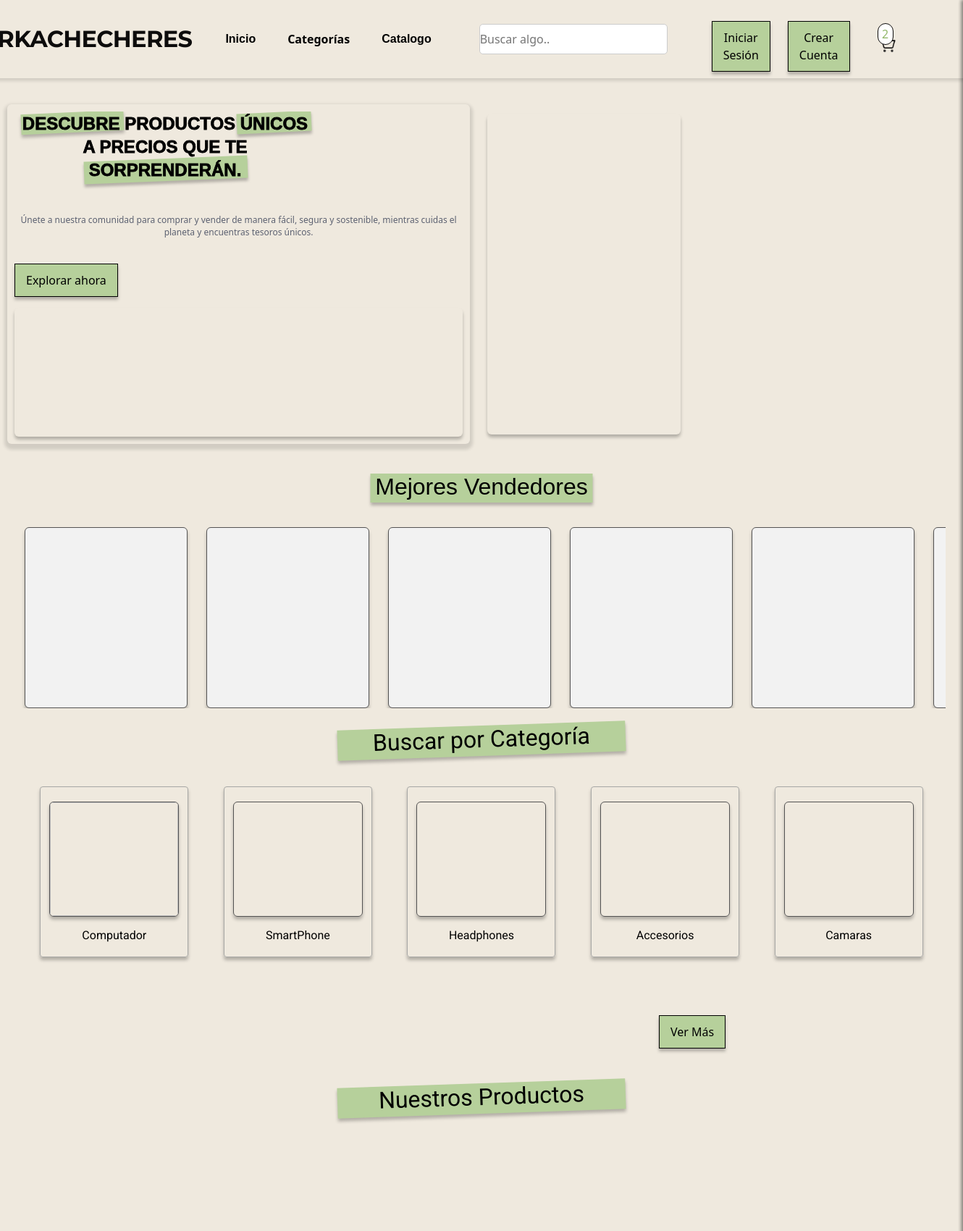
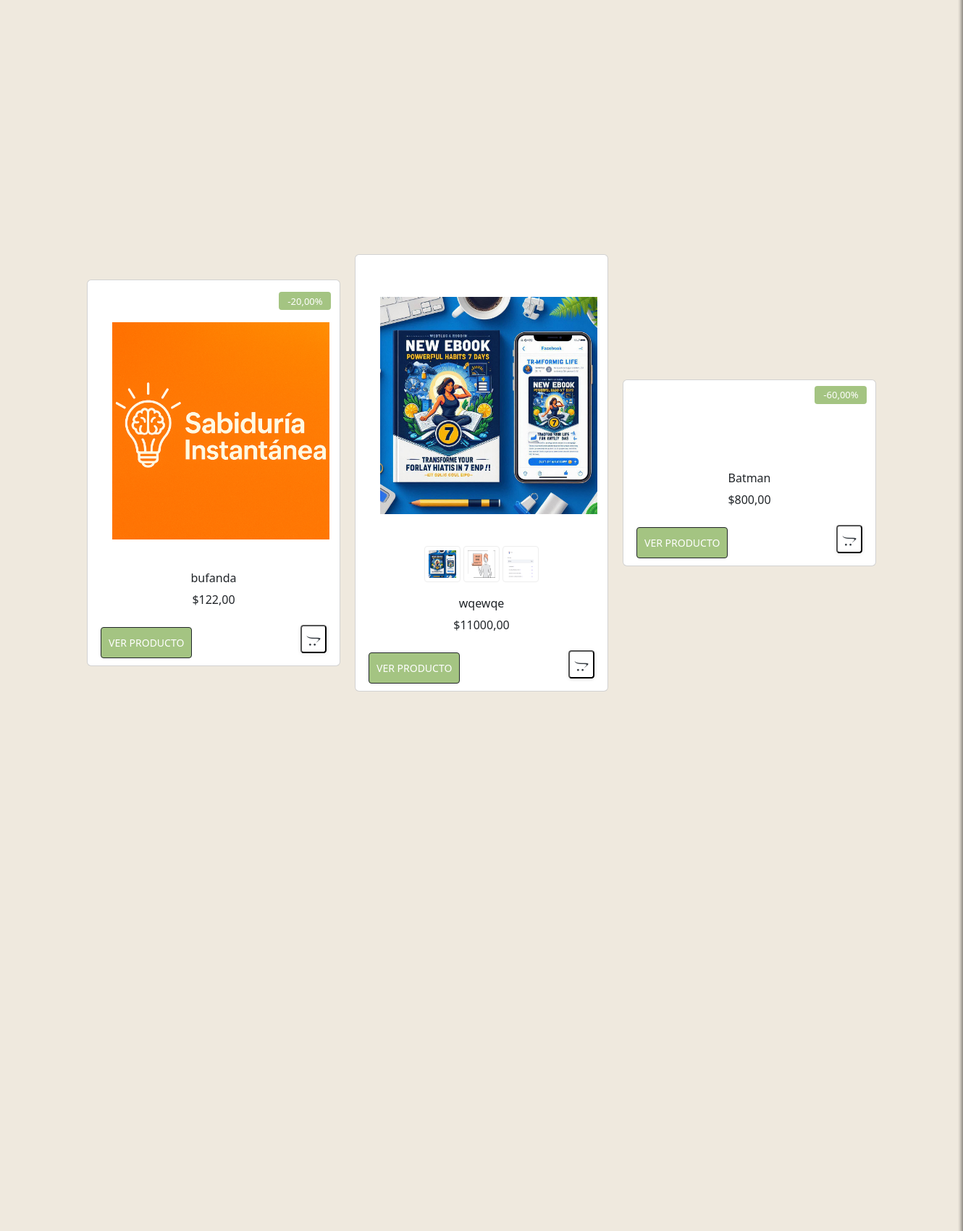
The page / (upper part) on the database its author committed (2 pictures, top to bottom).
### merkachecheres/models.py (models this page shows, shortened)
class Producto(models.Model):
    titulo = models.CharField(max_length=255)
    precio = models.DecimalField(max_digits=10, decimal_places=2, default=0.0)
    descuento = models.DecimalField(max_digits=5, decimal_places=2, null=True, blank=True)
    dimensiones = models.CharField(max_length=100, null=True, blank=True)
    stock = models.IntegerField()
    marca = models.CharField(max_length=100, null=True, blank=True)
    vendedor = models.ForeignKey(
        Usuario,
        on_delete=models.CASCADE,
        related_name='productos',
        null=True,  # Permitir valores nulos temporalmente
        blank=True  # Permitir que el formulario no requiera este campo
    )
    categoria = models.ForeignKey(Categoria, on_delete=models.SET_NULL, null=True, blank=True)
    descripcion = models.TextField()
    fecha_publicacion = models.DateTimeField(auto_now_add=True)

class ImagenProducto(models.Model):
    producto = models.ForeignKey(Producto, on_delete=models.CASCADE, related_name='imagenes')
    imagen = models.ImageField(upload_to='productos/imagenes', validators=[validar_extension_imagen])

### merkachecheres/views.py (the view)
# urls.py: path('', views.index, name='index'),
def index(request):
    productos = Producto.objects.order_by('?')[:5]
    sesion_activa = request.session.get('validar', None)
    usuario = None  # Inicializa el usuario como `None` por defecto.
    if sesion_activa:
        usuario_id = sesion_activa.get('id')
        usuario = Usuario.objects.get(id=usuario_id)
    carrito = request.session.get('carrito', {})
    total_carrito = sum(item['precio'] * item['cantidad'] for item in carrito.values())
    return render(request, "index.html", {
        'productos': productos,  # Lista de productos seleccionados aleatoriamente.
        'productos_count': productos.count(),  # Cantidad de productos seleccionados.
        'total_carrito': total_carrito,  # Total del carrito (precio total de los productos en el carrito).
        'usuario': usuario,  # Objeto del usuario autenticado (si hay sesión activa).
    })

### merkachecheres/templates/index.html (shortened to what this page needs)
{% load static %}
<!DOCTYPE html>
<html lang="es">
<head>
    <link rel="stylesheet" href="{% static 'css/style.css' %}">
    <link rel="stylesheet" href="{% static 'css/styleguide.css' %}">
    <link rel="stylesheet" href="{% static 'css/carrito.css' %}">
    <link href="https://cdn.jsdelivr.net/npm/bootstrap@5.3.0-alpha3/dist/css/bootstrap.min.css" rel="stylesheet">
    <link rel="stylesheet" href="https://cdnjs.cloudflare.com/ajax/libs/font-awesome/6.5.0/css/all.min.css">
    <link rel="stylesheet" href="https://cdnjs.cloudflare.com/ajax/libs/jquery/3.2.1/jquery.min.js">
    <link rel="stylesheet" href="https://cdn.jsdelivr.net/npm/bootstrap@5.0.0-alpha1/dist/js/bootstrap.bundle.min.js">
    <link rel="stylesheet" href="https://cdnjs.cloudflare.com/ajax/libs/font-awesome/4.7.0/css/font-awesome.min.css">
</head>
<body>
    <div class="landing_page">
        <header>
            <div class="navigation">
                <div class="navigation_wrapper">
                    <div class="middle_nav_wrapper">
                        <div class="middle_nav">
                            <div class="logo">
                                <div class="text_wrapper">MERKACHECHERES</div>
                            </div>
                            <div class="frame">
                                <div class="div_wrapper">
                                    <div class="div">
                                        <button class="dropbtn">Inicio</button>
                                    </div>
                                </div>
                                <div class="btn_primary_wrapper">
                                    <button class="dropbtn" onclick="window.location.href='{% url 'vercategorias' %}'">Categorías</button>
                                </div>
                                <div class="div_wrapper">
                                    <div class="div">
                                        <button class="dropbtn ">Catalogo</button>
                                    </div>
                                </div>
                                </div>
                            <div class="buscar">
                                <input type="password" id="password" name="password" placeholder="Buscar algo.." class="navbar">
                            </div>
                            <div class="frame_2">
                                <div class="iniciar_crear_cuenta">
                                    <div class="btn_login">
                                        {% if not request.session.validar %}
                                            <button class="button_text_wrapper"
                                                onclick="window.location.href='{% url 'login' %}'">Iniciar Sesión</button>
                                        {% endif %}
                                    </div>
                                    <div class="btn_registro">
                                        {% if not request.session.validar %}
                                            <button class="button_text_wrapper"
                                                onclick="window.location.href='{% url 'registro' %}'">Crear Cuenta</button>
                                        {% endif %}
                                    </div>
                                </div>
                                <div class="icons">
                                    <div class="shopping_cart_simple2">
                                        <div class="overlap_group">
                                            <button class="dropbtn" id="carrito-button">
                                                <img src="{% static 'img/Shopping.png' %}" id="shoppingCar" alt="Inicio">
                                            </button>
                                            <div class="frame_3">
                                                <div class="text_wrapper_3">2</div>
                                            </div>
                                        </div>
                                    </div>
                                </div>
                            </div>
                        </div>
                    </div>
                </div>
            </div>
        </header>
        {% include 'user_sidebar.html' %}
        <main>
            <section class="hero_secction">
                <div class="widgets">
                    <div class="frame_4">
                        <div class="overlap_group_wrapper">
                            <div class="overlap_group_2">
                                <div class="rectangulo"></div>
                                <div class="rectangulo_2"></div>
                                <div class="rectangulo_3"></div>
                                <p class="descubre_productos">
                                    DESCUBRE PRODUCTOS ÚNICOS<br />
                                    A PRECIOS QUE TE SORPRENDERÁN.
                                </p>
                            </div>
                        </div>
                        <p class="p">
                            Únete a nuestra comunidad para comprar y vender de manera fácil, segura y sostenible, mientras
                            cuidas el
                            planeta y encuentras tesoros únicos.
                        </p>
                        <div class="btn_explorar">
                            {% if request.session.validar %}
                                <button class="button_text_wrapper"
                                    onclick="window.location.href='{% url 'vercategorias' %}'">Explorar ahora</button>
                            {% else %}
                                <button class="button_text_wrapper"
                                    onclick="window.location.href='{% url 'registro' %}'">Explorar ahora</button>
                            {% endif %}
                        </div>
                        <div class="frame_5_publicidad ">
                        </div>
                    </div>
                    <div class="publicidad">
                    </div>
                    <div class="publicidad_2">
                        <div class="frame_6_publicidad"></div>
                        <div class="frame_7_publicidad"></div>
                    </div>
                </div>
            </section>
            <section class="mejores-vendedores">
                <div class="overlap_group-3">
                  <div class="rectangulo_4 text_wrapper-4">Mejores Vendedores</div>
                </div>
                <div class="carousel-wrapper">
                    <div class="carousel" id="carousel">
                        <div class="seller_card frame_8 me-3 flex-shrink-0"></div>
                        <div class="seller_card frame_9 me-3 flex-shrink-0"></div>
                        <div class="seller_card frame_10 me-3 flex-shrink-0"></div>
                        <div class="seller_card frame_11 me-3 flex-shrink-0"></div>
                        <div class="seller_card frame_12 me-3 flex-shrink-0"></div>
                        <div class="seller_card frame_8 me-3 flex-shrink-0"></div>
                    </div>
                </div>
              </section>
            <section class="categorias">
                <div class="heading_categ">
                        <div class="rectangulo_6 text_wrapper-5">Buscar por Categoría</div>
                </div>
                <br>
                <div class="category">
                    <div class="overlap">
                        <div class="items">
                            <div class="frame-15">
                                <img class="frame-14" />
                                <div class="text_wrapper-6">Computador</div>
                            </div>
                            <div class="frame-15">
                                <div class="frame-16"></div>
                                <div class="text_wrapper-7">SmartPhone</div>
                            </div>
                            <div class="frame-15">
                                <div class="frame-17"></div>
                                <div class="text_wrapper-7">Headphones</div>
                            </div>
                            <div class="frame-15">
                                <div class="frame-18"></div>
                                <div class="text_wrapper-7">Accesorios</div>
                            </div>
                            <div class="frame-15">
                                <div class="frame-19"></div>
                                <div class="text_wrapper-7">Camaras</div>
                            </div>
                        </div>
                    </div>
                </div>
            </section>
            <div class="botonVerMas">
                <button class="button_text_wrapper" onclick="window.location.href='{% url 'vercategorias' %}'">Ver Más</button>
            </div>
            <br>
            <br>
            <div class="heading_categ">
                <div class="rectangulo_6 text_wrapper-5">Nuestros Productos</div>
        </div>
            <section class="explorar-productos">
                <div class="wrapper flex-wrap" style="display: flex; justify-content: center; gap: 20px; flex-wrap: wrap;">
                    {% if productos %}
                    {% for producto in productos %}
                    <div class="card">
                        {% if producto.descuento %}
                        <span class="off bg-dark" id="descuentoEtiqueta">-{{ producto.descuento }}%</span>
                        {% endif %}
                        <br>
                        <div class="text-center p-4">
                            <a href="{% url 'producto' producto.id %}">
                                <img id="main-image-{{ forloop.counter }}" src="{{ producto.imagenes.first.imagen.url }}"
                                    width="300" class="main-image">
                            </a>
                        </div>
                        {% if producto.imagenes.count > 1 %}
                        <div class="thumbnail text-center">
                            {% for imagen in producto.imagenes.all %}
                            <img onclick="changeImage(this, 'main-image-{{ forloop.parentloop.counter }}')"
                                src="{{ imagen.imagen.url }}" width="70">
                            {% endfor %}
                        </div>
                        {% endif %}
                        <div class="about text-center">
                            <h6>{{ producto.titulo }}</h6>
                            <span>${{ producto.precio }}</span>
                        </div>
                        <div class="cart-button mt-3 px-2 d-flex justify-content-between align-items-center">
                            <button class="btn btn-dark text-uppercase" id="verProducto"
                                onclick="window.location.href='{% url 'producto' producto.id %}'">
                                Ver producto
                            </button>
                            <div class="add">
                                <form method="POST" action="{% url 'agregar_al_carrito' producto.id %}" class="add-to-cart-form">
                                    <button type="submit" class="product_fav" id="botonAñadirCarrito">
                                        <i class="fa fa-opencart"></i>
                                    </button>
                                </form>
                            </div>
                        </div>
                    </div>
                    {% endfor %}
                    {% else %}
                    <p>No hay productos disponibles.</p>
                    {% endif %}
                </div>
            </section>
        </main>
                </div>
</body>
</html>

### merkachecheres/static/css/styleguide.css (style rules this page uses)
:root { --secondary-700: rgba(27, 99, 146, 1); --gray-00: rgba(255, 255, 255, 1); --title-font-family: "Montserrat", Helvetica; --title-font-family-bold: "Montserrat-Bold", Helvetica; --title-font-weight: 700; --title-font-size: 40px; --title-letter-spacing: 0px; --title-line-height: normal; --title-font-style: normal; --description-font-family: "Mukta Vaani", Helvetica; --description-font-weight: 500; --description-font-size: 20px; --description-letter-spacing: 0px; --description-line-height: normal; --description-font-style: normal; --labels-font-family: "Roboto", Helvetica; --labels-font-family-regular: "Roboto-Regular", Helvetica; --labels-font-family-medium: "Roboto-Medium", Helvetica; --labels-font-weight-400: 400; --labels-font-size-12: 12px; --labels-font-size-14: 14px; --labels-font-size-16: 16px; --labels-font-size-18: 18px; --labels-font-size-22: 22px; --labels-font-size-24: 24px; --labels-letter-spacing-0: 0px; --labels-line-height: normal; --labels-font-style: normal; --color-blanco: rgba(255, 255, 255); --color-verde: rgba(146, 184, 105); --color-verde-hover: rgba(146, 184, 105, 1); --color-negro: rgba(0, 0, 0); --color-gris-20: rgba(102, 102, 102, 0.2); --color-gris-25: rgba(102, 102, 102, 0.25); --color-gris-border-35: rgba(102, 102, 102, 0.35); --color-gris-60: rgba(102, 102, 102, 0.6); --color-gris-80: rgba(102, 102, 102, 0.8); --color-gris: rgba(102, 102, 102, 1); --color-rojo: rgba(240, 20, 47, 1); --color-sombra: rgba(0, 0, 0, 0.12); --color-redes-rojo: rgba(219, 74, 57, 1) ; --color-redes-rojo-hover: rgba(196, 56, 45, 1); --color-redes-azul-hover: rgba(54, 84, 159, 1); --color-redes-azul: rgba(66, 103, 178, 1) ; }

### merkachecheres/static/css/carrito.css (style rules this page uses)
.btn { margin-top: 10px; }

### merkachecheres/static/css/user-sidebar.css (style rules this page uses)
.button_text_wrapper { display: inline-flex; flex: 0 0 auto; background-color: #b6d09b; border: 1px solid; align-items: center; justify-content: center; gap: 8px; padding: 10px 15px; cursor: pointer; position: relative; box-shadow: 0px 4px 4px #00000040; margin-top: 8px; }

### rows shown on the page
Producto: descuento "20,00", imagenes.first.imagen (picture), titulo "bufanda", precio "122,00"
Producto: imagenes.first.imagen (picture), titulo "wqewqe", precio "11000,00"
ImagenProducto: imagen (picture)
ImagenProducto: imagen (picture)
ImagenProducto: imagen (picture)
Producto: descuento "60,00", titulo "Batman", precio "800,00"
